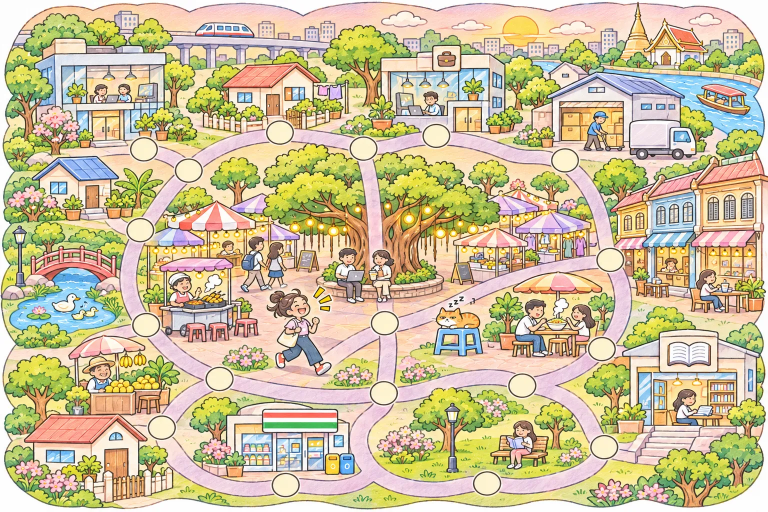
#> input picture assets/incoming/1.webp, 1536 x 1024 px (shown at 1/2 size)
$ python detect_circles.py ../assets/incoming/1.webp
#> lines starting #> are read from the running program, lines starting #| are printed output that depends on the picture; after the words box and inside, x2 and y2 are one past the last pixel; in counts of white or black regions, pixels touching at a corner belong together
#!/usr/bin/env python3
"""ตรวจหาวงกลมสีครีม (ช่องเดินบนกระดาน) ในภาพแผนที่ แล้วพิมพ์พิกัดศูนย์กลาง

ใช้: python3 scripts/detect_circles.py public/assets/maps/canal.webp [--json]
วิธี: ทำ mask สีครีม -> connected components (BFS ด้วย numpy/python ล้วน) -> กรองตามขนาด/ความกลม
"""
import json
import sys
from collections import deque

import numpy as np
from PIL import Image


def cream_mask(a):
    r, g, b = a[..., 0], a[..., 1], a[..., 2]
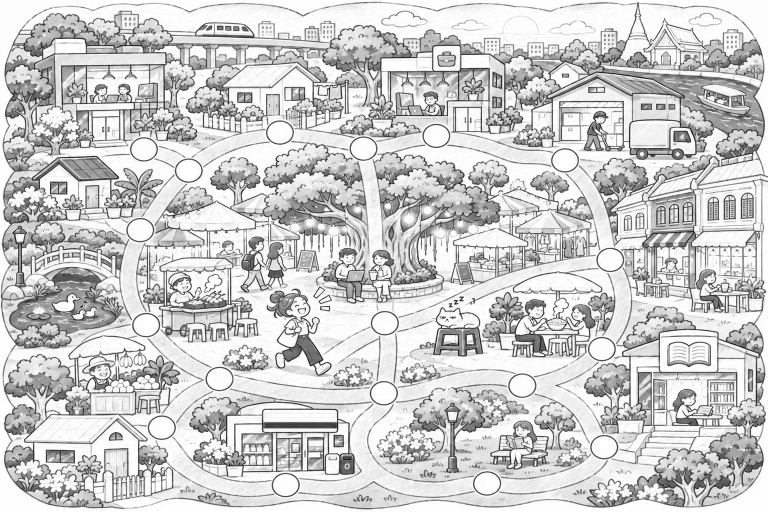
#> r: shape (1024, 1536) int64 (shown at 1/2 size); min 0, max 255, mean 203.3
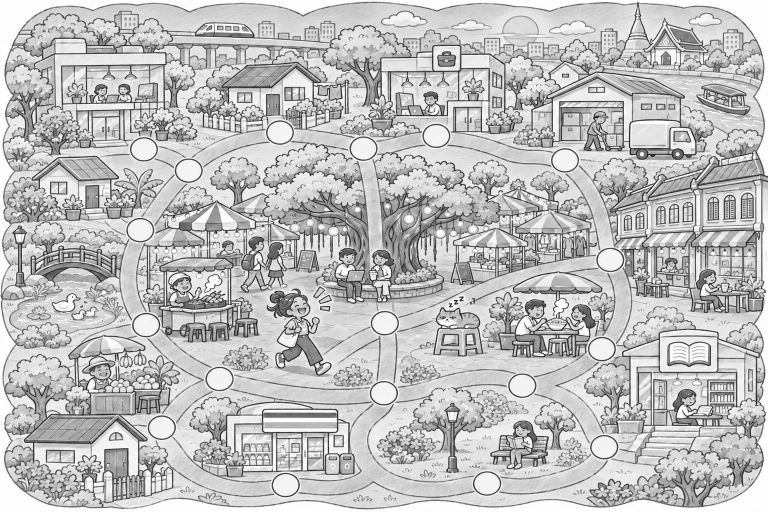
#> g: shape (1024, 1536) int64 (shown at 1/2 size); min 0, max 255, mean 190.1
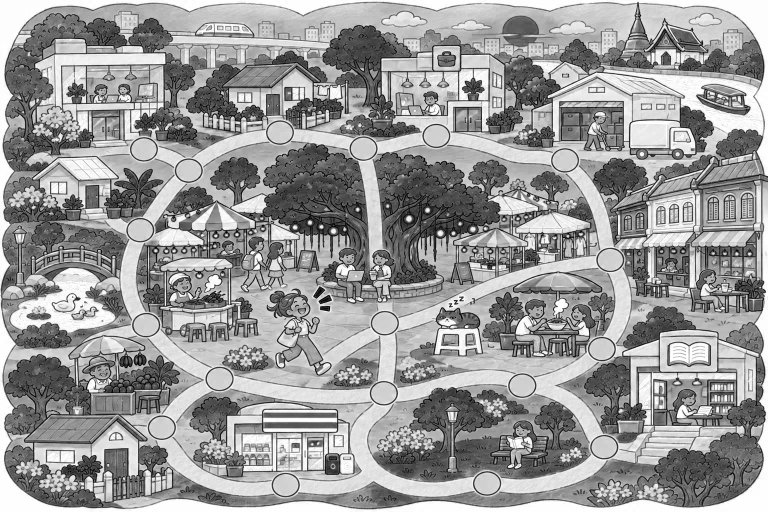
#> b: shape (1024, 1536) int64 (shown at 1/2 size); min 0, max 255, mean 153.6
    return (r >= 238) & (g >= 228) & (b >= 180) & (b <= 232) & (r - b >= 22) & (g - b >= 14) & (np.abs(r - g) <= 18)
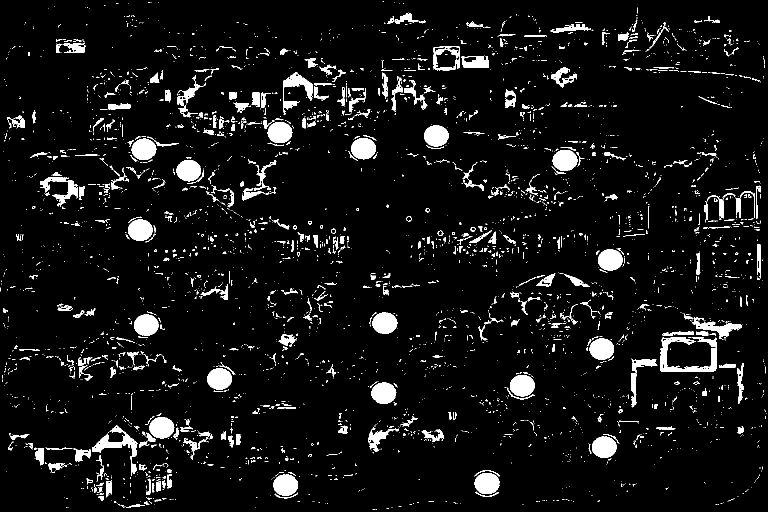
#> returned value: shape (1024, 1536) bool (shown at 1/2 size); 6.3% white; 3915 white regions (3361 under 20 px), largest, box (x1, y1, x2, y2) and area: (1320, 674, 1434, 743) 2788, (184, 850, 276, 952) 2057, (1020, 750, 1070, 793) 1679


def components(mask):
    h, w = mask.shape
#> h = 1024; w = 1536
    labels = np.zeros((h, w), dtype=np.int32)
    comps = []
    ys, xs = np.nonzero(mask)
    cur = 0
#> cur = 0
    for y0, x0 in zip(ys, xs):
        if labels[y0, x0]:
            continue
        cur += 1
        labels[y0, x0] = cur
        q = deque([(y0, x0)])
        pts = []
        while q:
            y, x = q.popleft()
            pts.append((y, x))
            for dy, dx in ((1, 0), (-1, 0), (0, 1), (0, -1)):
                ny, nx = y + dy, x + dx
                if 0 <= ny < h and 0 <= nx < w and mask[ny, nx] and not labels[ny, nx]:
                    labels[ny, nx] = cur
                    q.append((ny, nx))
        comps.append(np.array(pts))
    return comps


def detect(path):
    a = np.array(Image.open(path).convert('RGB')).astype(int)
    m = cream_mask(a)
    found = []
    for pts in components(m):
        n = len(pts)
        if n < 700 or n > 3200:
            continue
        y0, x0 = pts.min(0)
        y1, x1 = pts.max(0)
        bw, bh = x1 - x0 + 1, y1 - y0 + 1
        if not (30 <= bw <= 62 and 26 <= bh <= 58):
            continue
        if not (0.65 <= bw / bh <= 1.5):
            continue
        fill = n / (bw * bh)
        if fill < 0.6:
            continue
        cy, cx = pts.mean(0)
        found.append({'x': round(float(cx), 1), 'y': round(float(cy), 1), 'w': int(bw), 'h': int(bh), 'n': int(n), 'fill': round(fill, 2)})
#> this loop made 5347 passes
#> (pts, n) on passes 1, 3, 4: ([[3, 765], [3, 766], [3, 767]], 3), ([[5, 303]], 1), ([[5, 317]], 1)
#> after the loop, found = 18 items
    found.sort(key=lambda p: (p['y'], p['x']))
    return a.shape[1], a.shape[0], found


if __name__ == '__main__':
    w, h, pts = detect(sys.argv[1])
#> w = 1536; h = 1024; pts = 18 items
    if '--json' in sys.argv:
        print(json.dumps({'width': w, 'height': h, 'points': pts}))
    else:
        print(f'{sys.argv[1]} {w}x{h} -> {len(pts)} circles')
#| ../assets/incoming/1.webp 1536x1024 -> 18 circles
        for i, p in enumerate(pts):
            print(i, p)
#> this loop made 18 passes
#| 0 {'x': 559.4, 'y': 264.7, 'w': 50, 'h': 42, 'n': 1647, 'fill': 0.78}
#| 1 {'x': 872.1, 'y': 271.3, 'w': 49, 'h': 42, 'n': 1638, 'fill': 0.8}
#| 2 {'x': 726.5, 'y': 296.8, 'w': 50, 'h': 43, 'n': 1656, 'fill': 0.77}
#| 3 {'x': 287.4, 'y': 298.3, 'w': 50, 'h': 43, 'n': 1645, 'fill': 0.77}
#| 4 {'x': 1129.6, 'y': 320.3, 'w': 50, 'h': 42, 'n': 1639, 'fill': 0.78}
#| 5 {'x': 377.0, 'y': 340.7, 'w': 49, 'h': 43, 'n': 1645, 'fill': 0.78}
#| 6 {'x': 280.1, 'y': 459.8, 'w': 49, 'h': 43, 'n': 1654, 'fill': 0.79}
#| 7 {'x': 1220.1, 'y': 519.4, 'w': 49, 'h': 43, 'n': 1651, 'fill': 0.78}
#> (further printed lines are left out)
